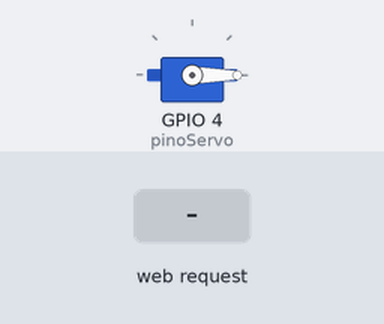
The sketch below on a simulated ESP32. On the bench: servo. The test bench sets the inputs (shaded band). What the sketch prints to the serial monitor is not drawn.

Above: at 1.2 s.
1.3 s: HTTP request GET /set?angulo=120 received
At 2.4 s:
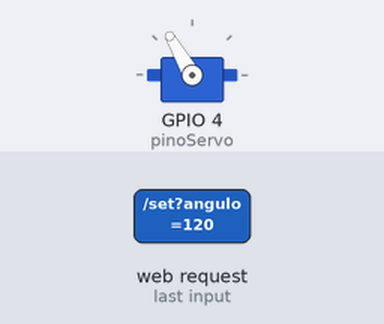
2.8 s: HTTP request GET /set?angulo=0 received
At 3.6 s:
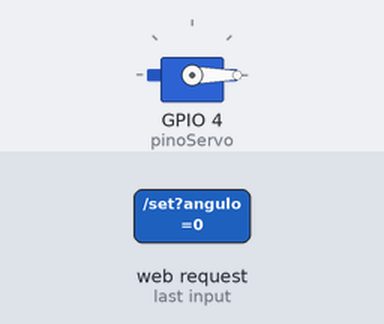
Timing chart, 0 to 5.8 s (numbered marks = the images above; inputs shaded):
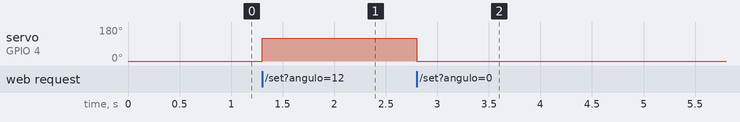

The sketch:

04_servo_pwm_web.ino
```cpp
#include <WiFi.h>
#include <WebServer.h>
#include <ESP32Servo.h>

const int pinoServo = 4;
const int freqServo = 50;
const char* ssid = "ESP32_SERVO_do_Tulio";
const char* password = "12345meia";

Servo meuServo;
WebServer server(80);

int angulo = 90;

void moverServo(int novoAngulo) {
  if (novoAngulo < 0) {
    novoAngulo = 0;
  }

  if (novoAngulo > 180) {
    novoAngulo = 180;
  }

  angulo = novoAngulo;

  meuServo.write(angulo);
}

String paginaHTML() {
  String html = "";

  html += "<!DOCTYPE html><html>";
  html += "<head><meta name='viewport' content='width=device-width, initial-scale=1'>";
  html += "<title>Controle Servo</title></head>";
  html += "<body>";
  html += "<h2>Controle de Servo com PWM</h2>";

  html += "<form action='/set' method='GET'>";
  html += "Angulo: <input type='range' name='angulo' min='0' max='180' value='" + String(angulo) + "'><br><br>";
  html += "<input type='submit' value='Mover'>";
  html += "</form>";

  html += "<p>Angulo atual: " + String(angulo) + " graus</p>";

  html += "</body></html>";

  return html;
}

void handleRoot() {
  server.send(200, "text/html", paginaHTML());
}

void handleSet() {
  if (server.hasArg("angulo")) {
    moverServo(server.arg("angulo").toInt());
  }

  server.send(200, "text/html", paginaHTML());
}

void setup() {
  Serial.begin(115200);

  meuServo.setPeriodHertz(freqServo);
  meuServo.attach(pinoServo, 500, 2400);
  meuServo.write(0);

  WiFi.softAP(ssid, password);

  Serial.println("Rede criada:");
  Serial.println(ssid);
  Serial.println("IP do ESP32:");
  Serial.println(WiFi.softAPIP());

  server.on("/", handleRoot);
  server.on("/set", handleSet);

  server.begin();
}

void loop() {
  server.handleClient();
}
```

Measured:
- after the input at 1.3 s, servo on GPIO 4 (pinoServo): 0° → 120° at once
- after the input at 2.8 s, servo on GPIO 4 (pinoServo): 120° → 0° at once
